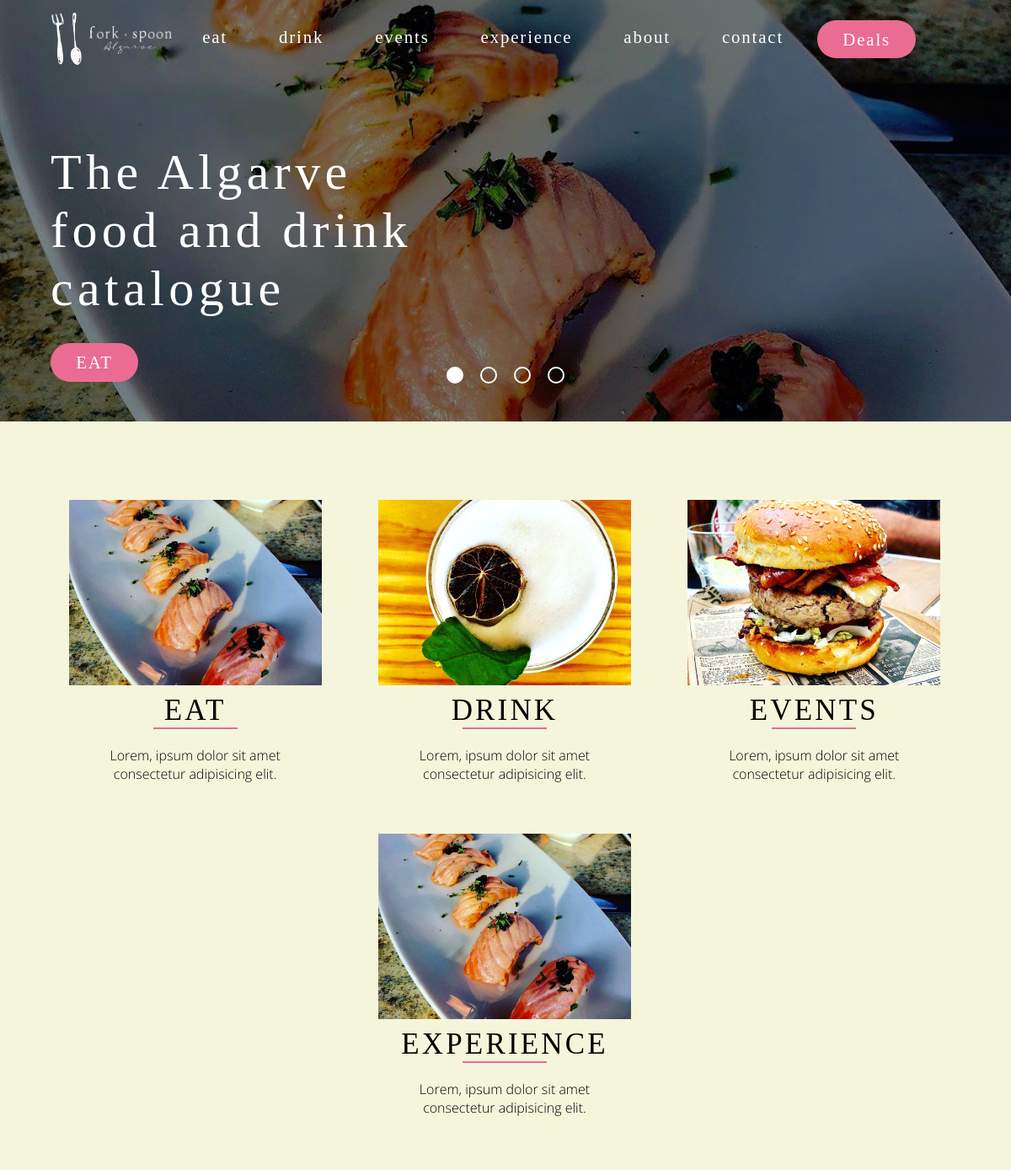
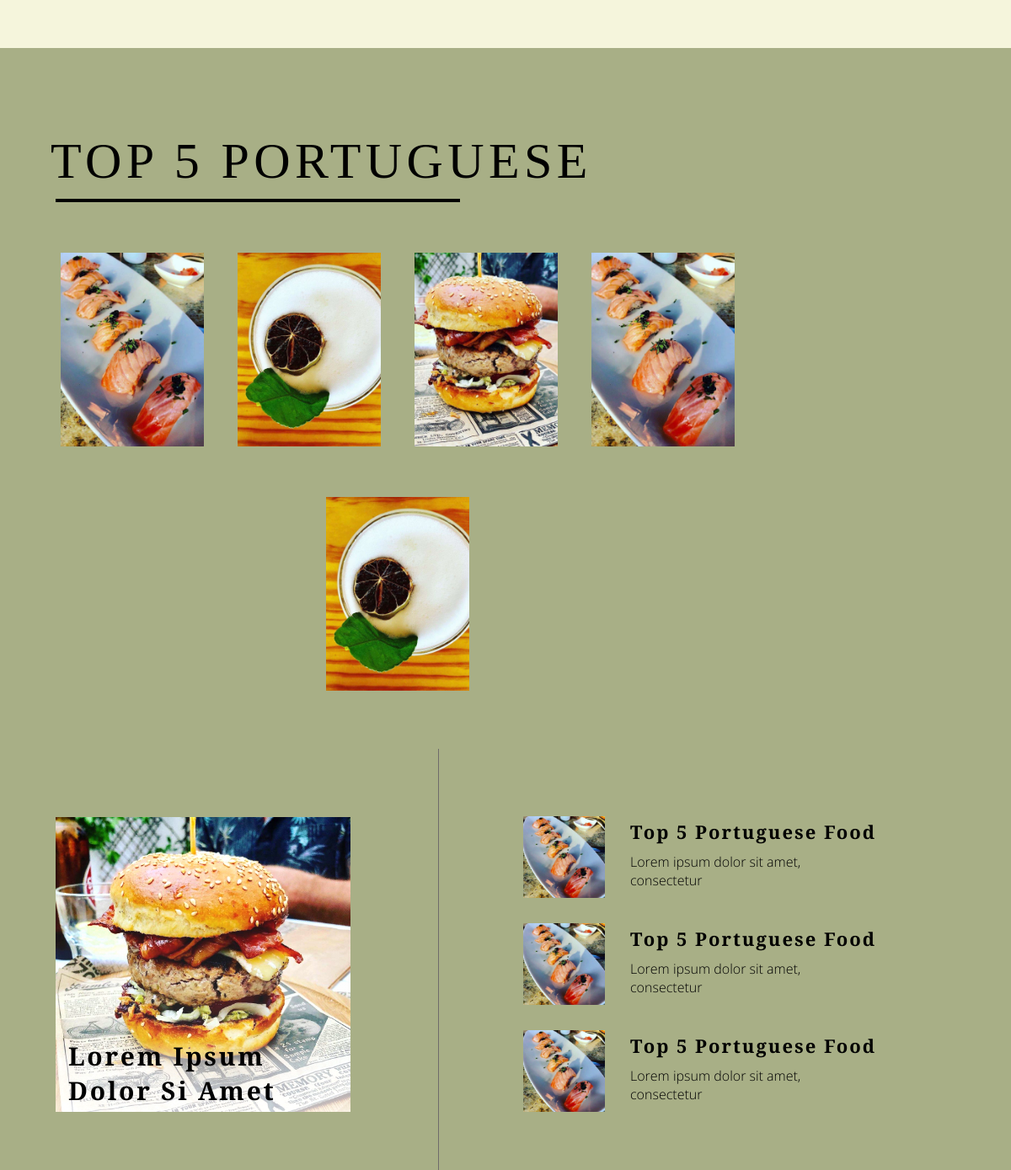
The page / on the database its author committed (2 pictures, top to bottom).
### home/models.py (models this page shows, shortened)
class NavBar(models.Model):
    logo = models.ImageField(upload_to="images/", default="")
    logo_text = models.ImageField(upload_to="images/", default="")
    link_1 = models.CharField(max_length=50)
    link_2 = models.CharField(max_length=50)
    link_3 = models.CharField(max_length=50)
    link_4 = models.CharField(max_length=50)
    link_5 = models.CharField(max_length=50)
    link_6 = models.CharField(max_length=50)
    button_text = models.CharField(max_length=50, default="DEALS")
    class Meta:
        verbose_name_plural = "Navigation bar"
    name = Meta()

class Hero(models.Model):
    button_text = models.CharField(max_length=30)
    slide = models.ImageField(upload_to='images/')
    class Meta:
        verbose_name = "Hero Slide"

class HeroTitle(models.Model):
    title = models.CharField(max_length=200)
    class Meta:
        verbose_name_plural = "Hero Title"
    def __str__(self):
        return self.title

class Category(models.Model):
    category_name = models.CharField(max_length=50)
    image = models.ImageField(upload_to='images/')
    category_description = models.TextField()
    class Meta:
        verbose_name_plural = "Categories"

class Top5(models.Model):
    Top_5 = models.CharField(max_length=100, default="Portuguese")

class Top(models.Model):
    Top_5_group = models.ForeignKey(Top5, on_delete=models.CASCADE)
    image = models.ImageField(upload_to="images/")
    restaurant_name = models.CharField(max_length=100)
    description = models.TextField(default="", blank=True)
    class Meta:
        verbose_name_plural = "Dishes"

class Example(models.Model):
    image = models.ImageField(upload_to='images/')

### home/views.py (the view)
# urls.py: path('', include('home.urls')),
def home(request):
    context = {
        'navbar': NavBar.objects.first(),
        'slides': Hero.objects.all(),
        'title': HeroTitle.objects.first(),
        'categories': Category.objects.all(),
        'top5': Top5.objects.all(),
        'example': Example.objects.first()
    }
    return render(request, 'home/home.html', context)

### home/templates/home/home.html (shortened to what this page needs)
{% load static %}
<html lang="en">
<head>
    <link rel="stylesheet" href="{% static 'home/css/styles.css' %}">
</head>
<body>
    <nav id="nav">
        <div>
            <img src="{{navbar.logo.url}}" id="logo-image">
            <img src="{{navbar.logo_text.url}}" id="logo-description">
        </div>
        <ul id="linkList">
            <li><a href="">{{navbar.link_1}}</a></li>
            <li><a href="">{{navbar.link_2}}</a></li>
            <li><a href="">{{navbar.link_3}}</a></li>
            <li><a href="">{{navbar.link_4}}</a></li>
            <li><a href="">{{navbar.link_5}}</a></li>
            <li><a href="">{{navbar.link_6}}</a></li>
        </ul>
        <button onclick="test()">{{navbar.button_text}}</button>
    </nav>
    <div class="carousel">
        <div class="slider">
            {% for slide in slides %}
            <img src="{{slide.slide.url}}">
            {% endfor %}
        </div>
    </div>
    <h1 class="title">{{ title }}</h1>
    <div class="banner-buttons">
        {% for slide in slides %}
        <button class="banner-button">{{slide.button_text}}</button>
        {% endfor %}
    </div>
    <div class="carousel-selection">
        <button class="carousel-selector" onclick="SelectBanner(this)"></button>
    </div>
    <div class="categories">
        {% for category in categories %}
        <div>
            <img src="{{category.image.url}}" alt="">
            <h1>{{category.category_name}}</h1>
            <hr>
            <p>{{category.category_description}}</p>
        </div>
        {% endfor %}
    </div>
    <div class="top5">
        <h1>TOP 5 {{top5.first.Top_5}}</h1>
        <hr>
        <div class="main-top5">
            {% for dish in top5.first.top_set.all %}
            <img src="{{dish.image.url}}">
            {% endfor %}
        </div>
        <div class="example">
            <img src="{{example.image.url}}">
            <div></div>
            <p>Lorem Ipsum Dolor Si Amet</p>
        </div>
        <div class="sub-top5">
            <div class="top-link">
                <img src="{{top5.first.top_set.first.image.url}}" alt="">
                <div class="top-link__description">
                    <h3>Top 5 Portuguese Food</h3>
                    <p>Lorem ipsum dolor sit amet, consectetur</p>
                </div>
            </div>
            <div class="top-link">
                <img src="{{top5.first.top_set.first.image.url}}" alt="">
                <div class="top-link__description">
                    <h3>Top 5 Portuguese Food</h3>
                    <p>Lorem ipsum dolor sit amet, consectetur</p>
                </div>
            </div>
            <div class="top-link">
                <img src="{{top5.first.top_set.first.image.url}}" alt="">
                <div class="top-link__description">
                    <h3>Top 5 Portuguese Food</h3>
                    <p>Lorem ipsum dolor sit amet, consectetur</p>
                </div>
            </div>
        </div>
    </div>
</html>

### rows shown on the page
NavBar: logo (picture), logo_text (picture), link_1 "eat", link_2 "drink", link_3 "events", link_4 "experience", link_5 "about", link_6 "contact", button_text "Deals"
Hero: slide (picture), button_text "EAT"
HeroTitle: title "The Algarve food and drink catalogue"
Category: image (picture), category_name "EAT", category_description "Lorem, ipsum dolor sit amet consectetur adipisicing elit."
Category: image (picture), category_name "DRINK", category_description "Lorem, ipsum dolor sit amet consectetur adipisicing elit."
Category: image (picture), category_name "EVENTS", category_description "Lorem, ipsum dolor sit amet consectetur adipisicing elit."
Category: image (picture), category_name "EXPERIENCE", category_description "Lorem, ipsum dolor sit amet consectetur adipisicing elit."
Top5: first.Top_5 "PORTUGUESE", first.top_set.first.image (picture)
Top: image (picture)
Top: image (picture)
Top: image (picture)
Top: image (picture)
Top: image (picture)
Example: image (picture)
